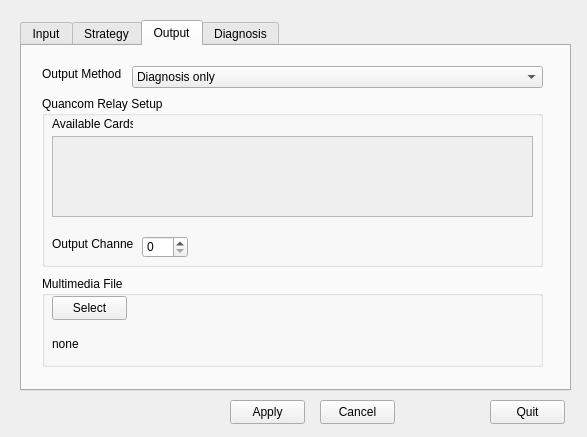
<?xml version="1.0" encoding="UTF-8"?>
<ui version="4.0">
 <class>platanClass</class>
 <widget class="QWidget" name="platanClass">
  <property name="windowModality">
   <enum>Qt::ApplicationModal</enum>
  </property>
  <property name="geometry">
   <rect>
    <x>0</x>
    <y>0</y>
    <width>587</width>
    <height>437</height>
   </rect>
  </property>
  <property name="windowTitle">
   <string>Platan</string>
  </property>
  <property name="windowIcon">
   <iconset resource="platan.qrc">
    <normaloff>:/platan/icons/platan.svg</normaloff>:/platan/icons/platan.svg</iconset>
  </property>
  <widget class="QPushButton" name="Apply">
   <property name="geometry">
    <rect>
     <x>230</x>
     <y>400</y>
     <width>75</width>
     <height>24</height>
    </rect>
   </property>
   <property name="text">
    <string>Apply</string>
   </property>
  </widget>
  <widget class="QPushButton" name="Cancel">
   <property name="geometry">
    <rect>
     <x>320</x>
     <y>400</y>
     <width>75</width>
     <height>24</height>
    </rect>
   </property>
   <property name="text">
    <string>Cancel</string>
   </property>
  </widget>
  <widget class="QPushButton" name="Quit">
   <property name="geometry">
    <rect>
     <x>490</x>
     <y>400</y>
     <width>75</width>
     <height>24</height>
    </rect>
   </property>
   <property name="text">
    <string>Quit</string>
   </property>
  </widget>
  <widget class="QTabWidget" name="setupTab">
   <property name="geometry">
    <rect>
     <x>20</x>
     <y>20</y>
     <width>551</width>
     <height>371</height>
    </rect>
   </property>
   <property name="tabPosition">
    <enum>QTabWidget::North</enum>
   </property>
   <property name="tabShape">
    <enum>QTabWidget::Rounded</enum>
   </property>
   <property name="currentIndex">
    <number>2</number>
   </property>
   <property name="elideMode">
    <enum>Qt::ElideNone</enum>
   </property>
   <property name="tabsClosable">
    <bool>false</bool>
   </property>
   <widget class="QWidget" name="inputtab">
    <attribute name="title">
     <string>Input</string>
    </attribute>
    <widget class="QLabel" name="label">
     <property name="geometry">
      <rect>
       <x>20</x>
       <y>30</y>
       <width>91</width>
       <height>16</height>
      </rect>
     </property>
     <property name="text">
      <string>Network Port</string>
     </property>
    </widget>
    <widget class="QSpinBox" name="netport">
     <property name="geometry">
      <rect>
       <x>100</x>
       <y>30</y>
       <width>61</width>
       <height>22</height>
      </rect>
     </property>
     <property name="maximum">
      <number>65535</number>
     </property>
    </widget>
   </widget>
   <widget class="QWidget" name="strategytab">
    <attribute name="title">
     <string>Strategy</string>
    </attribute>
    <widget class="QComboBox" name="swstrategy">
     <property name="geometry">
      <rect>
       <x>120</x>
       <y>20</y>
       <width>211</width>
       <height>22</height>
      </rect>
     </property>
     <property name="editable">
      <bool>false</bool>
     </property>
     <item>
      <property name="text">
       <string>While</string>
      </property>
     </item>
     <item>
      <property name="text">
       <string>Toggle</string>
      </property>
     </item>
     <item>
      <property name="text">
       <string>Timed</string>
      </property>
     </item>
    </widget>
    <widget class="QLabel" name="label_2">
     <property name="geometry">
      <rect>
       <x>30</x>
       <y>20</y>
       <width>81</width>
       <height>16</height>
      </rect>
     </property>
     <property name="text">
      <string>Switch Strategy</string>
     </property>
    </widget>
    <widget class="QCheckBox" name="cmdinversion">
     <property name="geometry">
      <rect>
       <x>30</x>
       <y>80</y>
       <width>131</width>
       <height>19</height>
      </rect>
     </property>
     <property name="text">
      <string>Command Inversion</string>
     </property>
    </widget>
    <widget class="QLabel" name="label_3">
     <property name="geometry">
      <rect>
       <x>160</x>
       <y>70</y>
       <width>161</width>
       <height>31</height>
      </rect>
     </property>
     <property name="text">
      <string>&lt;!DOCTYPE HTML PUBLIC &quot;-//W3C//DTD HTML 4.0//EN&quot; &quot;http://www.w3.org/TR/REC-html40/strict.dtd&quot;&gt;
&lt;html&gt;&lt;head&gt;&lt;meta name=&quot;qrichtext&quot; content=&quot;1&quot; /&gt;&lt;style type=&quot;text/css&quot;&gt;
p, li { white-space: pre-wrap; }
&lt;/style&gt;&lt;/head&gt;&lt;body style=&quot; font-family:'MS Shell Dlg 2'; font-size:8.25pt; font-weight:400; font-style:normal;&quot;&gt;
&lt;p style=&quot; margin-top:0px; margin-bottom:0px; margin-left:0px; margin-right:0px; -qt-block-indent:0; text-indent:0px;&quot;&gt;&lt;span style=&quot; font-size:8pt;&quot;&gt;Close=on&lt;/span&gt;&lt;/p&gt;
&lt;p style=&quot; margin-top:0px; margin-bottom:0px; margin-left:0px; margin-right:0px; -qt-block-indent:0; text-indent:0px;&quot;&gt;&lt;span style=&quot; font-size:8pt;&quot;&gt;Open=off&lt;/span&gt;&lt;/p&gt;&lt;/body&gt;&lt;/html&gt;</string>
     </property>
    </widget>
    <widget class="QSpinBox" name="filterdelay">
     <property name="geometry">
      <rect>
       <x>105</x>
       <y>140</y>
       <width>51</width>
       <height>22</height>
      </rect>
     </property>
     <property name="maximum">
      <number>10000</number>
     </property>
    </widget>
    <widget class="QLabel" name="label_4">
     <property name="geometry">
      <rect>
       <x>30</x>
       <y>140</y>
       <width>61</width>
       <height>16</height>
      </rect>
     </property>
     <property name="text">
      <string>Filter Delay</string>
     </property>
    </widget>
    <widget class="QLabel" name="label_5">
     <property name="geometry">
      <rect>
       <x>30</x>
       <y>190</y>
       <width>61</width>
       <height>16</height>
      </rect>
     </property>
     <property name="text">
      <string>Timer Delay</string>
     </property>
    </widget>
    <widget class="QSpinBox" name="filterdelay_2">
     <property name="geometry">
      <rect>
       <x>105</x>
       <y>190</y>
       <width>51</width>
       <height>21</height>
      </rect>
     </property>
     <property name="maximum">
      <number>100000</number>
     </property>
    </widget>
    <widget class="QLabel" name="label_6">
     <property name="geometry">
      <rect>
       <x>160</x>
       <y>140</y>
       <width>61</width>
       <height>16</height>
      </rect>
     </property>
     <property name="text">
      <string>ms</string>
     </property>
    </widget>
    <widget class="QLabel" name="label_7">
     <property name="geometry">
      <rect>
       <x>160</x>
       <y>190</y>
       <width>61</width>
       <height>16</height>
      </rect>
     </property>
     <property name="text">
      <string>ms</string>
     </property>
    </widget>
    <widget class="QCheckBox" name="loosereset">
     <property name="geometry">
      <rect>
       <x>30</x>
       <y>240</y>
       <width>141</width>
       <height>19</height>
      </rect>
     </property>
     <property name="text">
      <string>Reset on Tracker loose</string>
     </property>
    </widget>
   </widget>
   <widget class="QWidget" name="outputtab">
    <attribute name="title">
     <string>Output</string>
    </attribute>
    <widget class="QComboBox" name="outputmethod">
     <property name="geometry">
      <rect>
       <x>110</x>
       <y>20</y>
       <width>411</width>
       <height>22</height>
      </rect>
     </property>
     <item>
      <property name="text">
       <string>Diagnosis only</string>
      </property>
     </item>
     <item>
      <property name="text">
       <string>Quancom Relay Card</string>
      </property>
     </item>
     <item>
      <property name="text">
       <string>Multimedia File</string>
      </property>
     </item>
    </widget>
    <widget class="QLabel" name="label_8">
     <property name="geometry">
      <rect>
       <x>20</x>
       <y>20</y>
       <width>81</width>
       <height>16</height>
      </rect>
     </property>
     <property name="text">
      <string>Output Method</string>
     </property>
    </widget>
    <widget class="QGroupBox" name="QuancomRelaySetup">
     <property name="geometry">
      <rect>
       <x>20</x>
       <y>50</y>
       <width>501</width>
       <height>171</height>
      </rect>
     </property>
     <property name="title">
      <string>Quancom Relay Setup</string>
     </property>
     <widget class="QListWidget" name="quancomcardlist">
      <property name="enabled">
       <bool>false</bool>
      </property>
      <property name="geometry">
       <rect>
        <x>10</x>
        <y>40</y>
        <width>481</width>
        <height>81</height>
       </rect>
      </property>
      <property name="layoutMode">
       <enum>QListView::SinglePass</enum>
      </property>
     </widget>
     <widget class="QLabel" name="label_9">
      <property name="geometry">
       <rect>
        <x>10</x>
        <y>20</y>
        <width>81</width>
        <height>16</height>
       </rect>
      </property>
      <property name="text">
       <string>Available Cards:</string>
      </property>
     </widget>
     <widget class="QLabel" name="label_10">
      <property name="geometry">
       <rect>
        <x>10</x>
        <y>140</y>
        <width>81</width>
        <height>16</height>
       </rect>
      </property>
      <property name="text">
       <string>Output Channel</string>
      </property>
     </widget>
     <widget class="QSpinBox" name="quancomchannel">
      <property name="geometry">
       <rect>
        <x>100</x>
        <y>140</y>
        <width>46</width>
        <height>22</height>
       </rect>
      </property>
      <property name="maximum">
       <number>7</number>
      </property>
     </widget>
    </widget>
    <widget class="QGroupBox" name="groupBox">
     <property name="geometry">
      <rect>
       <x>20</x>
       <y>230</y>
       <width>501</width>
       <height>91</height>
      </rect>
     </property>
     <property name="title">
      <string>Multimedia File</string>
     </property>
     <widget class="QPushButton" name="setMediaFile">
      <property name="geometry">
       <rect>
        <x>10</x>
        <y>20</y>
        <width>75</width>
        <height>24</height>
       </rect>
      </property>
      <property name="text">
       <string>Select</string>
      </property>
     </widget>
     <widget class="QLabel" name="mediafilename">
      <property name="geometry">
       <rect>
        <x>10</x>
        <y>60</y>
        <width>481</width>
        <height>16</height>
       </rect>
      </property>
      <property name="text">
       <string>none</string>
      </property>
     </widget>
    </widget>
   </widget>
   <widget class="QWidget" name="diagtab">
    <attribute name="title">
     <string>Diagnosis</string>
    </attribute>
    <widget class="QTextBrowser" name="diagnosistext">
     <property name="geometry">
      <rect>
       <x>10</x>
       <y>10</y>
       <width>531</width>
       <height>341</height>
      </rect>
     </property>
    </widget>
   </widget>
  </widget>
 </widget>
 <layoutdefault spacing="6" margin="11"/>
 <resources>
  <include location="platan.qrc"/>
 </resources>
 <connections/>
</ui>
